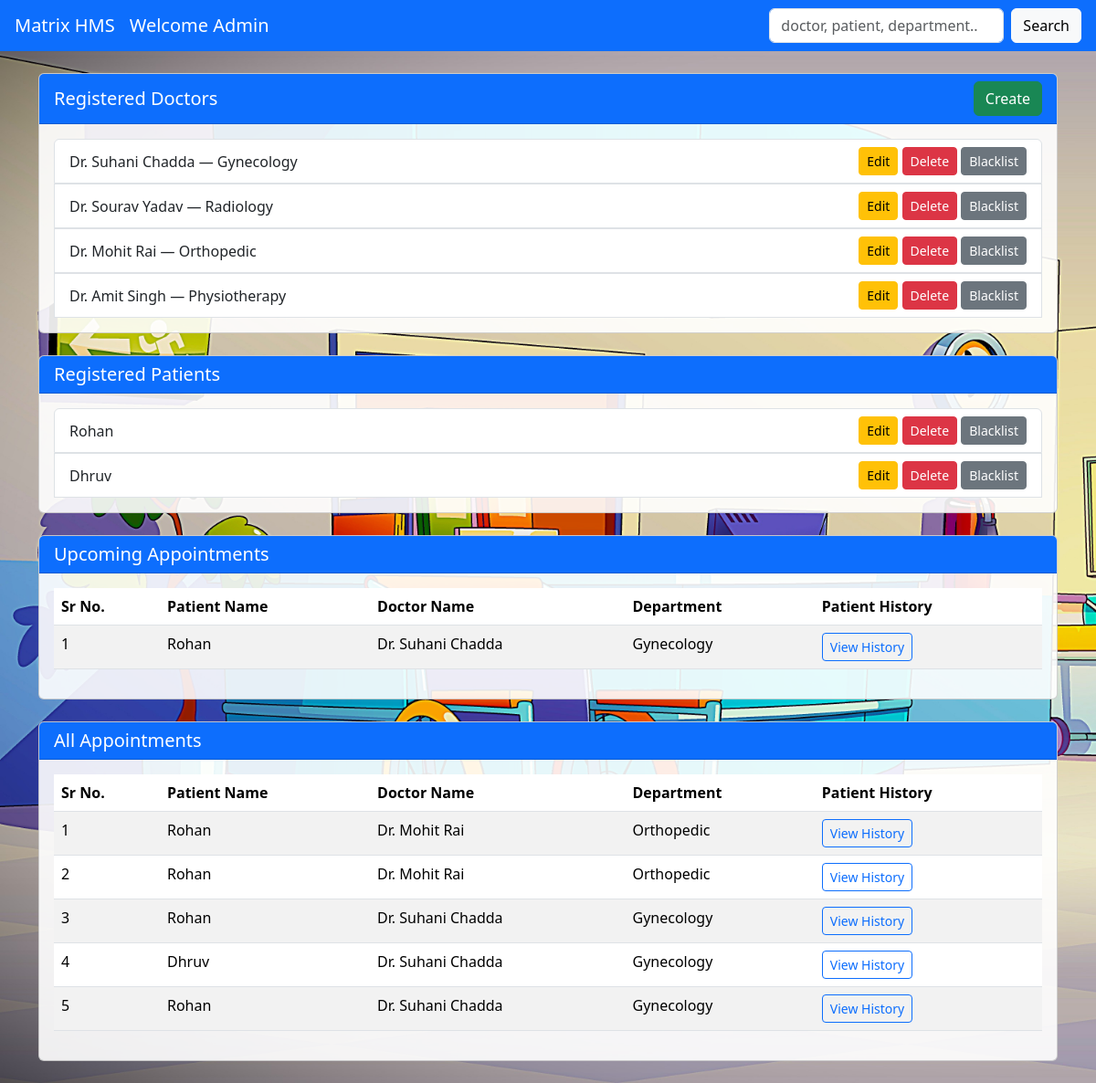
Page /admin_dashboard on the committed database.
### models.py (models this page shows)
class Doctor(db.Model):
    __tablename__ = 'doctors'
    id = db.Column(db.Integer, db.ForeignKey('users.id'), primary_key=True)
    department_id = db.Column(db.Integer, db.ForeignKey('departments.id'), nullable=False)
    experience_years = db.Column(db.Integer)
    user = db.relationship('User', back_populates='doctor_profile')
    department = db.relationship('Department', back_populates='doctors')
    appointments = db.relationship('Appointment', back_populates='doctor', lazy=True)
    availability_slots = db.relationship('DoctorAvailability', back_populates='doctor', cascade='all, delete-orphan')
    patient_histories = db.relationship('PatientHistory', back_populates='doctor', lazy=True)

class User(db.Model):
    __tablename__ = 'users'
    id = db.Column(db.Integer, primary_key=True)
    user_name = db.Column(db.String(100), nullable=False)
    user_email = db.Column(db.String(100), unique=True, nullable=False)
    user_password = db.Column(db.String(200), nullable=False)
    user_role = db.Column(db.String(20), nullable=False)  # 'admin', 'doctor', 'patient'
    created_at = db.Column(db.DateTime, default=datetime.utcnow)
    doctor_profile = db.relationship('Doctor', back_populates='user', uselist=False)
    patient_profile = db.relationship('Patient', back_populates='user', uselist=False)

class Department(db.Model):
    __tablename__ = 'departments'
    id = db.Column(db.Integer, primary_key=True)
    department_name = db.Column(db.String(100), unique=True, nullable=False)
    description = db.Column(db.Text)
    doctors = db.relationship('Doctor', back_populates='department', lazy=True)

class Patient(db.Model):
    __tablename__ = 'patients'
    id = db.Column(db.Integer, db.ForeignKey('users.id'), primary_key=True)
    patient_name = db.Column(db.String(100), nullable=False)
    user = db.relationship('User', back_populates='patient_profile')
    appointments = db.relationship('Appointment', back_populates='patient', lazy=True)
    medical_history = db.relationship('PatientHistory', back_populates='patient', cascade='all, delete-orphan')

class Appointment(db.Model):
    __tablename__ = 'appointments'
    id = db.Column(db.Integer, primary_key=True)
    patient_id = db.Column(db.Integer, db.ForeignKey('patients.id'), nullable=False)
    doctor_id = db.Column(db.Integer, db.ForeignKey('doctors.id'), nullable=False)
    appointment_date = db.Column(db.Date, nullable=False)
    appointment_time = db.Column(db.Time, nullable=False)
    status = db.Column(db.String(20), default='booked')  # booked, completed, cancelled
    created_at = db.Column(db.DateTime, default=datetime.utcnow)
    patient = db.relationship('Patient', back_populates='appointments')
    doctor = db.relationship('Doctor', back_populates='appointments')
    history_record = db.relationship('PatientHistory', back_populates='appointment', uselist=False)

### app.py (the view)
@app.route('/admin_dashboard')
def admin_dashboard():
    search_query = request.args.get('search', '').strip()
    if search_query:
        doctors = Doctor.query.join(User).filter(
            (User.user_name.contains(search_query)) |
            (Doctor.department_id.in_(
                [d.id for d in Department.query.filter(Department.department_name.contains(search_query))]
            ))
        ).all()
        patients = Patient.query.join(User).filter(
            User.user_name.contains(search_query)
        ).all()
    else:
        doctors = Doctor.query.all()
        patients = Patient.query.all()
    today = datetime.now().date()
    appointments = Appointment.query.filter(Appointment.appointment_date >= today).all()
    all_appointments = Appointment.query.all()
    return render_template(
        'AdminUI/admin_dashboard.html',
        doctors=doctors,
        patients=patients,
        appointments=appointments,
        all_appointments=all_appointments
    )

### templates/AdminUI/admin_dashboard.html (shortened to what this page needs)
<!DOCTYPE html>
<html lang="en">
<head>
    <link href="https://cdn.jsdelivr.net/npm/bootstrap@5.3.3/dist/css/bootstrap.min.css" rel="stylesheet">
</head>
<body class="bg-light">
    <nav class="navbar navbar-expand-lg navbar-dark bg-primary px-3">
        <a class="navbar-brand" href="{{ url_for('landing_page') }}">Matrix HMS</a>
        <a class="navbar-brand" href="#">Welcome Admin</a>
        <form class="d-flex ms-auto" method="get" action="{{ url_for('admin_dashboard') }}">
            <input class="form-control me-2" type="search" placeholder="doctor, patient, department..." name="search"
                value="{{ search_query }}">
            <button class="btn btn-light" type="submit">Search</button>
        </form>
    </nav>
    <div class="container my-4" id="container">
        <div class="card mb-4" id="doctor_card" style="background-color: rgba(255, 255, 255, 0.9);">
            <div class="card-header bg-primary text-white d-flex justify-content-between align-items-center">
                <h5 class="mb-0">Registered Doctors</h5>
                <a href="{{ url_for('add_doctor') }}" class="btn btn-success ms-2">Create</a>
            </div>
            <div class="card-body">
                {% if doctors %}
                <ul class="list-group">
                    {% for doctor in doctors %}
                    <li class="list-group-item d-flex justify-content-between align-items-center">
                        <span>{{ doctor.user.user_name }} — {{ doctor.department.department_name }}</span>
                        <div>
                            <a href="{{ url_for('edit_doctor', doctor_id=doctor.id) }}"
                                class="btn btn-warning btn-sm">Edit</a>
                            <button type="button" class="btn btn-danger btn-sm" data-bs-toggle="modal"
                                data-bs-target="#deleteModal{{ doctor.id }}">
                                Delete
                            </button>
                            <button type="button" class="btn btn-secondary btn-sm" data-bs-toggle="modal"
                                data-bs-target="#blacklistModal{{ doctor.id }}">
                                Blacklist
                            </button>
                        </div>
                    </li>
                    {% endfor %}
                </ul>
                {% else %}
                <p>No doctors registered.</p>
                {% endif %}
            </div>
        </div>
        <div class="card mb-4" style="background-color: rgba(255, 255, 255, 0.9);">
            <div class="card-header bg-primary text-white d-flex justify-content-between align-items-center">
                <h5 class="mb-0">Registered Patients</h5>
            </div>
            <div class="card-body">
                {% if patients %}
                <ul class="list-group">
                    {% for patient in patients %}
                    <li class="list-group-item d-flex justify-content-between align-items-center">
                        <span>{{ patient.user.user_name }} </span>
                        <div>
                            <a href="{{ url_for('edit_patient', patient_id=patient.id) }}"
                                class="btn btn-warning btn-sm">Edit</a>
                            <button type="button" class="btn btn-danger btn-sm" data-bs-toggle="modal"
                                data-bs-target="#deletePatientModal{{ patient.id }}">
                                Delete
                            </button>
                            <button type="button" class="btn btn-secondary btn-sm" data-bs-toggle="modal"
                                data-bs-target="#blacklistPatientModal{{ patient.id }}">
                                Blacklist
                            </button>
                        </div>
                    </li>
                    {% endfor %}
                </ul>
                {% else %}
                <p>No patients registered.</p>
                {% endif %}
            </div>
        </div>
        <div class="card mb-4" style="background-color: rgba(255, 255, 255, 0.9);">
            <div class="card-header bg-primary text-white">
                <h5 class="mb-0">Upcoming Appointments</h5>
            </div>
            <div class="card-body table-responsive">
                {% if appointments %}
                <table class="table table-striped">
                    <thead>
                        <tr>
                            <th>Sr No.</th>
                            <th>Patient Name</th>
                            <th>Doctor Name</th>
                            <th>Department</th>
                            <th>Patient History</th>
                        </tr>
                    </thead>
                    <tbody>
                        {% for appt in appointments %}
                        <tr>
                            <td>{{ loop.index }}</td>
                            <td>{{ appt.patient.user.user_name }}</td>
                            <td>{{ appt.doctor.user.user_name }}</td>
                            <td>{{ appt.doctor.department.department_name }}</td>
                            <td>
                                <a href="{{ url_for('view_patient_history', role='admin', username='admin', patient_id=appt.patient.id) }}"
                                    class="btn btn-outline-primary btn-sm">View History</a>
                            </td>
                        </tr>
                        {% endfor %}
                    </tbody>
                </table>
                {% else %}
                <p>No upcoming appointments.</p>
                {% endif %}
            </div>
        </div>
        <div class="card" style="background-color: rgba(255, 255, 255, 0.9);">
            <div class="card-header bg-primary text-white">
                <h5 class="mb-0">All Appointments</h5>
            </div>
            <div class="card-body table-responsive">
                {% if all_appointments %}
                <table class="table table-striped">
                    <thead>
                        <tr>
                            <th>Sr No.</th>
                            <th>Patient Name</th>
                            <th>Doctor Name</th>
                            <th>Department</th>
                            <th>Patient History</th>
                        </tr>
                    </thead>
                    <tbody>
                        {% for appt in all_appointments %}
                        <tr>
                            <td>{{ loop.index }}</td>
                            <td>{{ appt.patient.user.user_name }}</td>
                            <td>{{ appt.doctor.user.user_name }}</td>
                            <td>{{ appt.doctor.department.department_name }}</td>
                            <td>
                                <a href="{{ url_for('view_patient_history', role='admin', username='admin', patient_id=appt.patient.id
                                ) }}" class="btn btn-outline-primary btn-sm">
                                    View History
                                </a>
                            </td>
                        </tr>
                        {% endfor %}
                    </tbody>
                </table>
                {% else %}
                <p>No Appointments.</p>
                {% endif %}
            </div>
        </div>
    </div>
</body>
</html>

### templates/AdminUI/admin_dashboard.html (style rules this page uses)
body { background-image: url('/static/images/admin-dash\ bg.jpg'); background-size: cover; background-repeat: no-repeat; }

### rows in the picture
Doctor: user.user_name "Dr. Suhani Chadda", department.department_name "Gynecology"
Doctor: user.user_name "Dr. Sourav Yadav", department.department_name "Radiology"
Doctor: user.user_name "Dr. Mohit Rai", department.department_name "Orthopedic"
Doctor: user.user_name "Dr. Amit Singh", department.department_name "Physiotherapy"
Patient: user.user_name "Rohan"
Patient: user.user_name "Dhruv"
Appointment: patient.user.user_name "Rohan", doctor.user.user_name "Dr. Suhani Chadda", doctor.department.department_name "Gynecology"
Appointment: patient.user.user_name "Rohan", doctor.user.user_name "Dr. Mohit Rai", doctor.department.department_name "Orthopedic"
Appointment: patient.user.user_name "Rohan", doctor.user.user_name "Dr. Mohit Rai", doctor.department.department_name "Orthopedic"
Appointment: patient.user.user_name "Rohan", doctor.user.user_name "Dr. Suhani Chadda", doctor.department.department_name "Gynecology"
Appointment: patient.user.user_name "Dhruv", doctor.user.user_name "Dr. Suhani Chadda", doctor.department.department_name "Gynecology"
